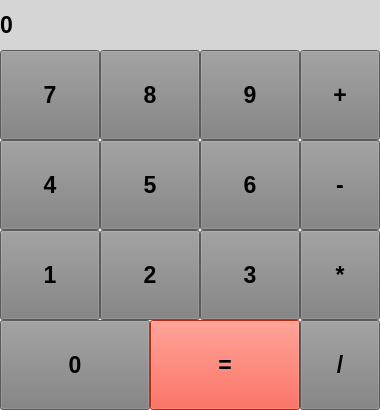
<?xml version="1.0" encoding="UTF-8"?>
<ui version="4.0">
 <class>MainWindow</class>
 <widget class="QMainWindow" name="MainWindow">
  <property name="geometry">
   <rect>
    <x>0</x>
    <y>0</y>
    <width>380</width>
    <height>410</height>
   </rect>
  </property>
  <property name="windowTitle">
   <string>Калькулятор</string>
  </property>
  <widget class="QWidget" name="centralwidget">
   <widget class="QLabel" name="label_result">
    <property name="geometry">
     <rect>
      <x>0</x>
      <y>0</y>
      <width>380</width>
      <height>50</height>
     </rect>
    </property>
    <property name="font">
     <font>
      <pointsize>17</pointsize>
      <weight>75</weight>
      <bold>true</bold>
     </font>
    </property>
    <property name="styleSheet">
     <string notr="true">background-color: rgb(213, 213, 213);</string>
    </property>
    <property name="text">
     <string>0</string>
    </property>
    <property name="margin">
     <number>10</number>
    </property>
   </widget>
   <widget class="QPushButton" name="btn_0">
    <property name="geometry">
     <rect>
      <x>0</x>
      <y>320</y>
      <width>150</width>
      <height>90</height>
     </rect>
    </property>
    <property name="font">
     <font>
      <pointsize>17</pointsize>
      <weight>75</weight>
      <bold>true</bold>
     </font>
    </property>
    <property name="styleSheet">
     <string notr="true">background-color: rgb(126, 126, 126);</string>
    </property>
    <property name="text">
     <string>0</string>
    </property>
   </widget>
   <widget class="QPushButton" name="btn_equal">
    <property name="geometry">
     <rect>
      <x>150</x>
      <y>320</y>
      <width>150</width>
      <height>90</height>
     </rect>
    </property>
    <property name="font">
     <font>
      <pointsize>17</pointsize>
      <weight>75</weight>
      <bold>true</bold>
     </font>
    </property>
    <property name="styleSheet">
     <string notr="true">background-color: rgb(126, 126, 126);
background-color: rgb(255, 55, 29);</string>
    </property>
    <property name="text">
     <string>=</string>
    </property>
   </widget>
   <widget class="QPushButton" name="btn_7">
    <property name="geometry">
     <rect>
      <x>0</x>
      <y>50</y>
      <width>100</width>
      <height>90</height>
     </rect>
    </property>
    <property name="font">
     <font>
      <pointsize>17</pointsize>
      <weight>75</weight>
      <bold>true</bold>
     </font>
    </property>
    <property name="styleSheet">
     <string notr="true">background-color: rgb(126, 126, 126);</string>
    </property>
    <property name="text">
     <string>7</string>
    </property>
   </widget>
   <widget class="QPushButton" name="btn_8">
    <property name="geometry">
     <rect>
      <x>100</x>
      <y>50</y>
      <width>100</width>
      <height>90</height>
     </rect>
    </property>
    <property name="font">
     <font>
      <pointsize>17</pointsize>
      <weight>75</weight>
      <bold>true</bold>
     </font>
    </property>
    <property name="styleSheet">
     <string notr="true">background-color: rgb(126, 126, 126);</string>
    </property>
    <property name="text">
     <string>8</string>
    </property>
   </widget>
   <widget class="QPushButton" name="btn_9">
    <property name="geometry">
     <rect>
      <x>200</x>
      <y>50</y>
      <width>100</width>
      <height>90</height>
     </rect>
    </property>
    <property name="font">
     <font>
      <pointsize>17</pointsize>
      <weight>75</weight>
      <bold>true</bold>
     </font>
    </property>
    <property name="styleSheet">
     <string notr="true">background-color: rgb(126, 126, 126);</string>
    </property>
    <property name="text">
     <string>9</string>
    </property>
   </widget>
   <widget class="QPushButton" name="btn_6">
    <property name="geometry">
     <rect>
      <x>200</x>
      <y>140</y>
      <width>100</width>
      <height>90</height>
     </rect>
    </property>
    <property name="font">
     <font>
      <pointsize>17</pointsize>
      <weight>75</weight>
      <bold>true</bold>
     </font>
    </property>
    <property name="styleSheet">
     <string notr="true">background-color: rgb(126, 126, 126);</string>
    </property>
    <property name="text">
     <string>6</string>
    </property>
   </widget>
   <widget class="QPushButton" name="btn_4">
    <property name="geometry">
     <rect>
      <x>0</x>
      <y>140</y>
      <width>100</width>
      <height>90</height>
     </rect>
    </property>
    <property name="font">
     <font>
      <pointsize>17</pointsize>
      <weight>75</weight>
      <bold>true</bold>
     </font>
    </property>
    <property name="styleSheet">
     <string notr="true">background-color: rgb(126, 126, 126);</string>
    </property>
    <property name="text">
     <string>4</string>
    </property>
   </widget>
   <widget class="QPushButton" name="btn_5">
    <property name="geometry">
     <rect>
      <x>100</x>
      <y>140</y>
      <width>100</width>
      <height>90</height>
     </rect>
    </property>
    <property name="font">
     <font>
      <pointsize>17</pointsize>
      <weight>75</weight>
      <bold>true</bold>
     </font>
    </property>
    <property name="styleSheet">
     <string notr="true">background-color: rgb(126, 126, 126);</string>
    </property>
    <property name="text">
     <string>5</string>
    </property>
   </widget>
   <widget class="QPushButton" name="btn_3">
    <property name="geometry">
     <rect>
      <x>200</x>
      <y>230</y>
      <width>100</width>
      <height>90</height>
     </rect>
    </property>
    <property name="font">
     <font>
      <pointsize>17</pointsize>
      <weight>75</weight>
      <bold>true</bold>
     </font>
    </property>
    <property name="styleSheet">
     <string notr="true">background-color: rgb(126, 126, 126);</string>
    </property>
    <property name="text">
     <string>3</string>
    </property>
   </widget>
   <widget class="QPushButton" name="btn_2">
    <property name="geometry">
     <rect>
      <x>100</x>
      <y>230</y>
      <width>100</width>
      <height>90</height>
     </rect>
    </property>
    <property name="font">
     <font>
      <pointsize>17</pointsize>
      <weight>75</weight>
      <bold>true</bold>
     </font>
    </property>
    <property name="styleSheet">
     <string notr="true">background-color: rgb(126, 126, 126);</string>
    </property>
    <property name="text">
     <string>2</string>
    </property>
   </widget>
   <widget class="QPushButton" name="btn_1">
    <property name="geometry">
     <rect>
      <x>0</x>
      <y>230</y>
      <width>100</width>
      <height>90</height>
     </rect>
    </property>
    <property name="font">
     <font>
      <pointsize>17</pointsize>
      <weight>75</weight>
      <bold>true</bold>
     </font>
    </property>
    <property name="styleSheet">
     <string notr="true">background-color: rgb(126, 126, 126);</string>
    </property>
    <property name="text">
     <string>1</string>
    </property>
   </widget>
   <widget class="QPushButton" name="btn_sum">
    <property name="geometry">
     <rect>
      <x>300</x>
      <y>50</y>
      <width>80</width>
      <height>90</height>
     </rect>
    </property>
    <property name="font">
     <font>
      <pointsize>17</pointsize>
      <weight>75</weight>
      <bold>true</bold>
     </font>
    </property>
    <property name="styleSheet">
     <string notr="true">background-color: rgb(126, 126, 126);</string>
    </property>
    <property name="text">
     <string>+</string>
    </property>
   </widget>
   <widget class="QPushButton" name="btn_multy">
    <property name="geometry">
     <rect>
      <x>300</x>
      <y>230</y>
      <width>80</width>
      <height>90</height>
     </rect>
    </property>
    <property name="font">
     <font>
      <pointsize>17</pointsize>
      <weight>75</weight>
      <bold>true</bold>
     </font>
    </property>
    <property name="styleSheet">
     <string notr="true">background-color: rgb(126, 126, 126);</string>
    </property>
    <property name="text">
     <string>*</string>
    </property>
   </widget>
   <widget class="QPushButton" name="btn_divis">
    <property name="geometry">
     <rect>
      <x>300</x>
      <y>320</y>
      <width>80</width>
      <height>90</height>
     </rect>
    </property>
    <property name="font">
     <font>
      <pointsize>17</pointsize>
      <weight>75</weight>
      <bold>true</bold>
     </font>
    </property>
    <property name="styleSheet">
     <string notr="true">background-color: rgb(126, 126, 126);</string>
    </property>
    <property name="text">
     <string>/</string>
    </property>
   </widget>
   <widget class="QPushButton" name="btn_sum_2">
    <property name="geometry">
     <rect>
      <x>300</x>
      <y>140</y>
      <width>80</width>
      <height>90</height>
     </rect>
    </property>
    <property name="font">
     <font>
      <pointsize>17</pointsize>
      <weight>75</weight>
      <bold>true</bold>
     </font>
    </property>
    <property name="styleSheet">
     <string notr="true">background-color: rgb(126, 126, 126);</string>
    </property>
    <property name="text">
     <string>-</string>
    </property>
   </widget>
  </widget>
 </widget>
 <resources/>
 <connections/>
</ui>
